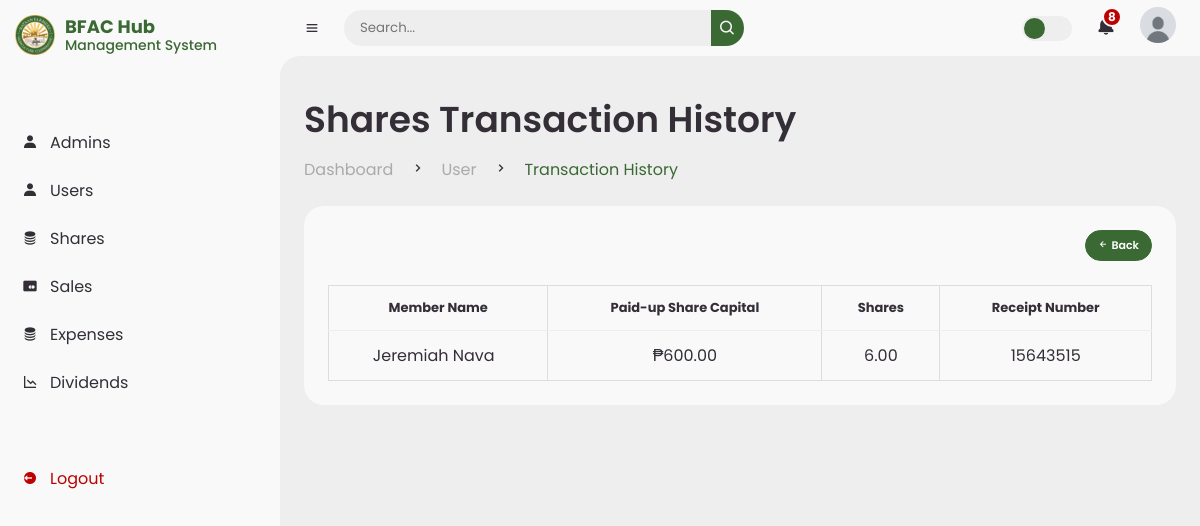
Page /admin/transaction_share.php (signed in) on the committed database.
### tables this page shows
CREATE TABLE `admin_shares` (
  `id` int(11) NOT NULL,
  `member_id` int(11) NOT NULL,
  `update_at` timestamp NULL DEFAULT NULL,
  `is_archived` int(11) NOT NULL
);

CREATE TABLE `user_members` (
  `member_id` int(11) NOT NULL,
  `first_name` varchar(100) DEFAULT NULL,
  `middle_name` varchar(100) DEFAULT NULL,
  `last_name` varchar(100) DEFAULT NULL,
  `username` varchar(150) DEFAULT NULL,
  `email` varchar(150) DEFAULT NULL,
  `password` varchar(255) DEFAULT NULL,
  `phone` varchar(20) DEFAULT NULL,
  `rsbsa_number` varchar(50) DEFAULT NULL,
  `address` text DEFAULT NULL,
  `farm_location` text DEFAULT NULL,
  `role` enum('User') DEFAULT NULL,
  `profile_image` varchar(255) NOT NULL DEFAULT 'profile_images/default_profile.jpg',
  `status` enum('Pending','Approved','Rejected') NOT NULL,
  `is_archived` int(11) NOT NULL,
  `is_verified` int(11) NOT NULL,
  `token` varchar(250) DEFAULT NULL,
  `token_expiry` varchar(150) DEFAULT NULL,
  `date_registered` timestamp NOT NULL DEFAULT current_timestamp()
);

### admin/transaction_share.php (the view, shortened to what this page needs)
<?php
  include "../config/db.php";
  $sql_share = "
    SELECT
        ashares.id,
        ashares.member_id,
        ashares.update_at,
        ashares.is_archived,
        SUM(asl.paid_up_share_capital) AS total_paid_up_share_capital,
        SUM(asl.share_capital) AS total_share_capital,
        asl.receipt_number,
        um.first_name,
        um.middle_name,
        um.last_name,
        um.role
    FROM admin_shares AS ashares
    LEFT JOIN admin_shares_list asl ON asl.member_id = ashares.member_id
    LEFT JOIN user_members um ON um.member_id = ashares.member_id
    WHERE ashares.is_archived = 0 AND DATE(asl.created_at) < CURDATE()
    GROUP BY
        ashares.member_id,
        ashares.update_at,
        ashares.is_archived,
        um.first_name,
        um.middle_name,
        um.last_name
	ORDER BY asl.created_at ASC
  ";
  $result_share = mysqli_query($conn, $sql_share);
?>
<!DOCTYPE html>
<html lang="en">
<head>
  <link href="https://unpkg.com/boxicons@2.0.9/css/boxicons.min.css" rel="stylesheet"/>
  <link rel="stylesheet" href="../css/style.css"/>
  <link rel="stylesheet" href="../css/modal.css"/>
</head>
<body>
<?php include "admin_components/admin_sidebar.php"; ?>
<section id="content">
  <?php include "admin_components/admin_navbar.php"; ?>
  <main>
    <div class="head-title">
      <div class="left">
        <h1>Shares Transaction History</h1>
        <ul class="breadcrumb">
          <li><a href="dashboard.html">Dashboard</a></li>
          <li><i class="bx bx-chevron-right"></i></li>
          <li><a href="#">User</a></li>
          <li><i class="bx bx-chevron-right"></i></li>
          <li><a href="#" class="active">Transaction History</a></li>
        </ul>
      </div>
    </div>
    <div class="table-data">
      <div class="db">
        <div class="head">
          <button class="view-btn" onclick="window.location.href='shares.php';">
            <i class='bx bx-left-arrow-alt'></i> Back
          </button>
        </div>
        <table>
          <thead>
            <tr>
              <th>Member Name</th>
              <th>Paid-up Share Capital</th>
              <th>Shares</th>
              <th>Receipt Number</th>
            </tr>
          </thead>
          <tbody id="archiveTableBody">
            <?php
              if ($result_share && mysqli_num_rows($result_share) > 0) {
                while ($row = mysqli_fetch_assoc($result_share)) {
                  $id = $row['id'];
                  $full_name = htmlspecialchars($row['first_name'] . ' ' . $row['middle_name'] . ' ' . $row['last_name']);
            ?>
              <tr id="share_row_<?php echo $id; ?>">
                <td><?php echo $full_name; ?></td>
                <td>₱<?php echo htmlspecialchars($row['total_paid_up_share_capital']); ?></td>
                <td><?php echo htmlspecialchars($row['total_share_capital']); ?></td>
                <td><?php echo htmlspecialchars($row['receipt_number']); ?></td>
              </tr>
              <?php
                }
              } else {
                echo "<tr><td colspan='4'>No history shares found.</td></tr>";
              }
            ?>
          </tbody>
        </table>
      </div>
    </div>
  </main>
</section>
</body>
</html>

### css/style.css (style rules this page uses)
* { margin: 0; padding: 0; box-sizing: border-box; font-family: var(--poppins); }
a { text-decoration: none; }
li { list-style: none; }
:root { --poppins: 'Poppins', sans-serif; --lato: 'Lato', sans-serif; --light: #F9F9F9; --light-blue:#b3e5fc; --blue: #1e88e5; --light-blue: #CFE8FF; --grey: #eee; --dark-grey: #AAAAAA; --dark: #342E37; --yellow: #FD7238; --dark-yellow:#eb6a34; --light-yellow: #ffe6c6; --orange: #FD7238; --light-red: #ffd3d3; --light-green: #3b693459; --green: #3b6934; --dark-green: #31572b; --red: #bd0000; --dark-red: #9a0101; }
html { overflow-x: hidden; }
body { background: var(--grey); overflow-x: hidden; }
#content { position: relative; width: calc(100% - 280px); left: 280px; transition: .3s ease; }
#content main { width: 100%; padding: 36px 24px; font-family: var(--poppins); max-height: calc(100vh - 56px); overflow-y: auto; }
#content main .head-title { display: flex; align-items: center; justify-content: space-between; grid-gap: 16px; flex-wrap: wrap; }
#content main .head-title .left h1 { font-size: 36px; font-weight: 600; margin-bottom: 10px; color: var(--dark); }
.breadcrumb .active { pointer-events: none; color: gray; }
#content main .head-title .left .breadcrumb { display: flex; align-items: center; grid-gap: 16px; }
#content main .head-title .left .breadcrumb li { color: var(--dark); }
#content main .head-title .left .breadcrumb li a { color: var(--dark-grey); pointer-events: none; }
#content main .head-title .left .breadcrumb li a.active { color: var(--green); pointer-events: unset; }
#content main .table-data { display: flex; flex-wrap: wrap; grid-gap: 24px; margin-top: 24px; width: 100%; color: var(--dark); }
#content main .table-data > div { border-radius: 20px; background: var(--light); padding: 24px; overflow-x: auto; }
#content main .table-data .head { display: flex; align-items: center; grid-gap: 16px; margin-bottom: 24px; }
#content main .table-data .head .bx { cursor: pointer; }
button.view-btn { cursor: pointer; font-size: 11px; border-radius: 20px; font-weight: 600; border: 1px solid var(--green); padding: 6px 12px; background-color: var(--green); color: white; }
.view-btn { padding: 6px 12px; background-color: green; color: white; border: none; cursor: pointer; }
#content main .table-data .db { flex-grow: 1; flex-basis: 500px; }
#content main .table-data .db table { width: 100%; border-collapse: collapse; }
#content main .table-data .db table th { padding-bottom: 12px; font-size: 13px; text-align: left; border-bottom: 1px solid var(--grey); text-align: center; }
#content main .table-data .db table tr td:first-child { padding-left: 6px; }
.table-data .db table th, .table-data .db table td { padding: 12px 15px; text-align: center; border: 1px solid #ddd; }

### rows in the picture
admin_shares: member.last_name "Jeremiah Nava", total_paid_up_share_capital "600.00", total_share_capital "6.00", receipt_number "15643515"
